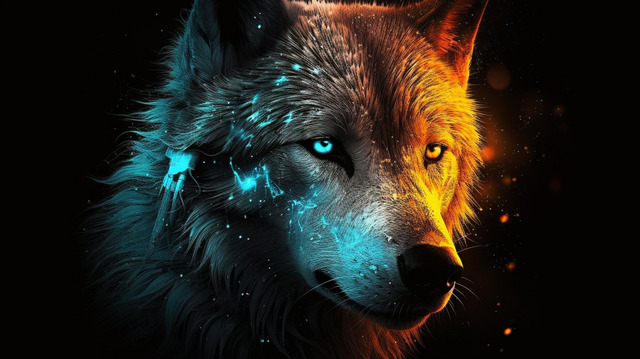
#> input picture CLASS_PROBLEMS/Images/wolf.jpg, 640 x 359 px, found by its file name
$ python detection.py   (older library calls are emulated)
#> lines starting #> are read from the running program, lines starting #| are printed output that depends on the picture; after the words box and inside, x2 and y2 are one past the last pixel; in counts of white or black regions, pixels touching at a corner belong together
import cv2
import numpy as np
import matplotlib.pyplot as plt

# Load an image
image = cv2.imread('CLASS_PROBLEMS/Images/wolf.jpg', cv2.IMREAD_GRAYSCALE)  # Load in grayscale
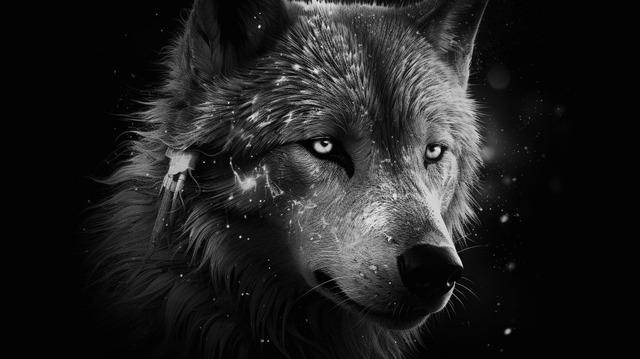
#> image: shape (359, 640); min 0, max 240, mean 32.2

# 1. Detecting Isolated Points using Laplacian Filter
laplacian = cv2.Laplacian(image, cv2.CV_64F)
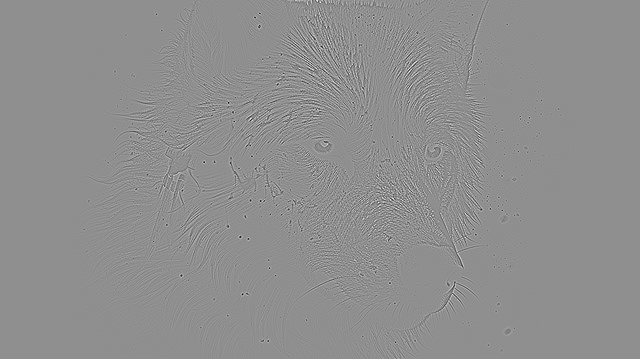
#> laplacian: shape (359, 640) float64; min -481, max 375, mean 0; drawn with min black and max white
abs_laplacian = np.absolute(laplacian)
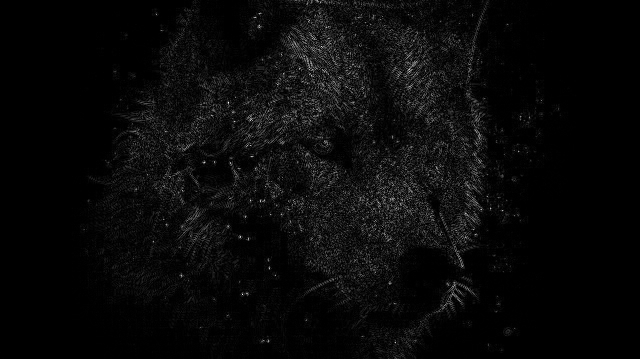
#> abs_laplacian: shape (359, 640) float64; min 0, max 481, mean 17.9; drawn with min black and max white
isolated_points = np.uint8(abs_laplacian)
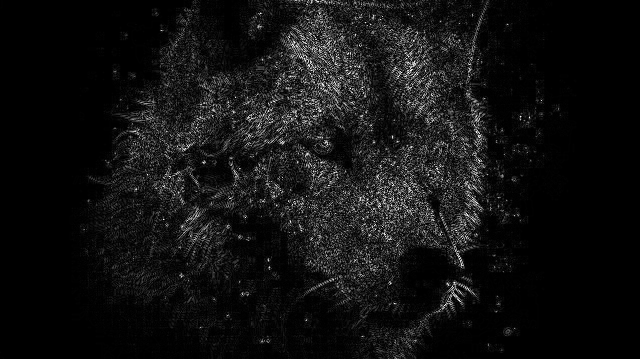
#> isolated_points: shape (359, 640); min 0, max 255, mean 17.7

# 2. Detecting Lines using Hough Line Transform
# Apply edge detection before line detection
edges_for_lines = cv2.Canny(image, 50, 150, apertureSize=3)
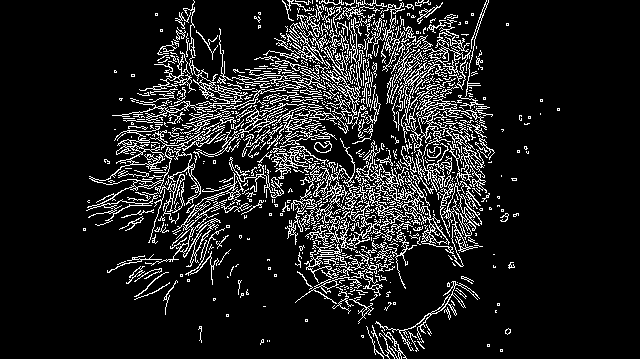
#> edges_for_lines: shape (359, 640); 12% white in thin lines or dots, all inside (x1, y1, x2, y2) = (83, 0, 560, 359)
lines = cv2.HoughLinesP(edges_for_lines, 1, np.pi / 180, threshold=100, minLineLength=100, maxLineGap=10)
#> lines = 109 rows, first 6: [286, 122, 403, 5], [269, 143, 408, 4], [180, 246, 403, 23], [300, 135, 408, 27], [268, 170, 424, 14], [214, 76, 396, 258]

# Create a copy of the original image to draw lines on
line_image = cv2.cvtColor(image, cv2.COLOR_GRAY2BGR)

if lines is not None:
    for line in lines:
        x1, y1, x2, y2 = line[0]
        cv2.line(line_image, (x1, y1), (x2, y2), (0, 255, 0), 2)  # Green color for lines
#> this loop made 109 passes
#> (x1, y1, x2, y2) on passes 1 to 12: (286, 122, 403, 5), (269, 143, 408, 4), (180, 246, 403, 23), (300, 135, 408, 27), (268, 170, 424, 14), (214, 76, 396, 258), (220, 75, 407, 262), (178, 244, 422, 0), (343, 129, 463, 39), (205, 223, 413, 15), (172, 43, 397, 268), (126, 201, 325, 2)
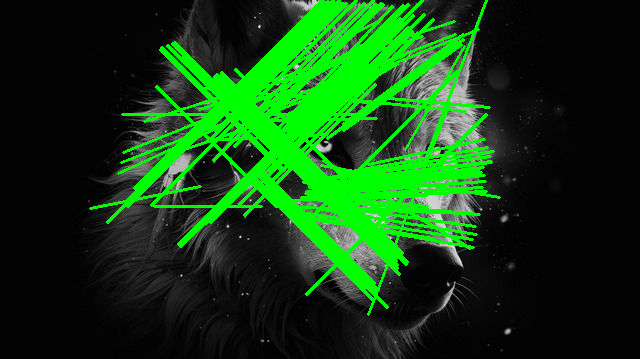
#> line_image: shape (359, 640, 3); mean B, G, R 16.9, 64.4, 16.9

# 3. Detecting Edges using Canny Edge Detection
edges = cv2.Canny(image, 100, 200)
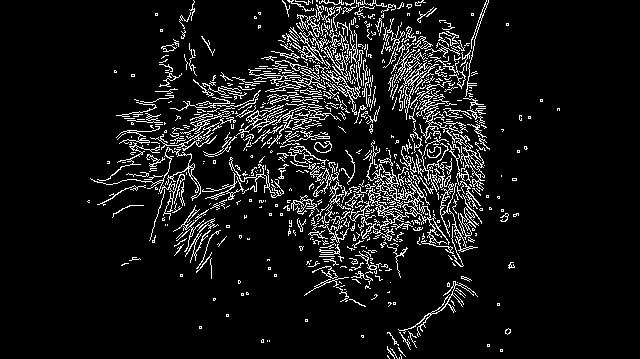
#> edges: shape (359, 640); 8.6% white in thin lines or dots, all inside (x1, y1, x2, y2) = (87, 0, 560, 359)

# Display results
plt.figure(figsize=(15, 10))

# Original Image
plt.subplot(2, 2, 1)
plt.imshow(image, cmap='gray')
plt.title("Original Image")
plt.axis("off")

# Isolated Points (Laplacian Filter)
plt.subplot(2, 2, 2)
plt.imshow(isolated_points, cmap='gray')
plt.title("Isolated Points (Laplacian)")
plt.axis("off")

# Detected Lines (Hough Line Transform)
plt.subplot(2, 2, 3)
plt.imshow(line_image)
plt.title("Detected Lines (Hough Transform)")
plt.axis("off")

# Detected Edges (Canny)
plt.subplot(2, 2, 4)
plt.imshow(edges, cmap='gray')
plt.title("Detected Edges (Canny)")
plt.axis("off")

plt.show()
